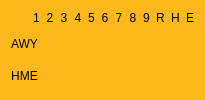
           <widget class="QFrame" name="verticalFrame_2">
            <property name="styleSheet">
             <string notr="true">font: 10pt &quot;Team-Captain&quot;;
background-color: rgb(255, 184, 28);
border-color: rgb(0, 0, 0);
border-style:inset;</string>
            </property>
            <layout class="QVBoxLayout" name="verticalLayout_2" stretch="1,2,2">
             <item>
              <layout class="QHBoxLayout" name="horizontalLayout_4" stretch="2,1,1,1,1,1,1,1,1,1,1,1,1">
               <item>
                <widget class="QLabel" name="blank">
                 <property name="styleSheet">
                  <string notr="true">font: 20pt &quot;Team-Captain&quot;;
background-color: rgb(255, 184, 28);
border-color: rgb(0, 0, 0);
border-style:inset;</string>
                 </property>
                 <property name="text">
                  <string/>
                 </property>
                 <property name="alignment">
                  <set>Qt::AlignCenter</set>
                 </property>
                </widget>
               </item>
               <item>
                <widget class="QLabel" name="st1">
                 <property name="styleSheet">
                  <string notr="true">font: 10pt &quot;Team-Captain&quot;;
background-color: rgb(255, 184, 28);
border-color: rgb(0, 0, 0);
border-style:inset;</string>
                 </property>
                 <property name="text">
                  <string>1</string>
                 </property>
                 <property name="alignment">
                  <set>Qt::AlignCenter</set>
                 </property>
                </widget>
               </item>
               <item>
                <widget class="QLabel" name="st2">
                 <property name="styleSheet">
                  <string notr="true">font: 10pt &quot;Team-Captain&quot;;
background-color: rgb(255, 184, 28);
border-color: rgb(0, 0, 0);
border-style:inset;</string>
                 </property>
                 <property name="text">
                  <string>2</string>
                 </property>
                 <property name="alignment">
                  <set>Qt::AlignCenter</set>
                 </property>
                </widget>
               </item>
               <item>
                <widget class="QLabel" name="st3">
                 <property name="styleSheet">
                  <string notr="true">font: 10pt &quot;Team-Captain&quot;;
background-color: rgb(255, 184, 28);
border-color: rgb(0, 0, 0);
border-style:inset;</string>
                 </property>
                 <property name="text">
                  <string>3</string>
                 </property>
                 <property name="alignment">
                  <set>Qt::AlignCenter</set>
                 </property>
                </widget>
               </item>
               <item>
                <widget class="QLabel" name="st4">
                 <property name="styleSheet">
                  <string notr="true">font: 10pt &quot;Team-Captain&quot;;
background-color: rgb(255, 184, 28);
border-color: rgb(0, 0, 0);
border-style:inset;</string>
                 </property>
                 <property name="text">
                  <string>4</string>
                 </property>
                 <property name="alignment">
                  <set>Qt::AlignCenter</set>
                 </property>
                </widget>
               </item>
               <item>
                <widget class="QLabel" name="st5">
                 <property name="styleSheet">
                  <string notr="true">font: 10pt &quot;Team-Captain&quot;;
background-color: rgb(255, 184, 28);
border-color: rgb(0, 0, 0);
border-style:inset;</string>
                 </property>
                 <property name="text">
                  <string>5</string>
                 </property>
                 <property name="alignment">
                  <set>Qt::AlignCenter</set>
                 </property>
                </widget>
               </item>
               <item>
                <widget class="QLabel" name="st6">
                 <property name="styleSheet">
                  <string notr="true">font: 10pt &quot;Team-Captain&quot;;
background-color: rgb(255, 184, 28);
border-color: rgb(0, 0, 0);
border-style:inset;</string>
                 </property>
                 <property name="text">
                  <string>6</string>
                 </property>
                 <property name="alignment">
                  <set>Qt::AlignCenter</set>
                 </property>
                </widget>
               </item>
               <item>
                <widget class="QLabel" name="st7">
                 <property name="styleSheet">
                  <string notr="true">font: 10pt &quot;Team-Captain&quot;;
background-color: rgb(255, 184, 28);
border-color: rgb(0, 0, 0);
border-style:inset;</string>
                 </property>
                 <property name="text">
                  <string>7</string>
                 </property>
                 <property name="alignment">
                  <set>Qt::AlignCenter</set>
                 </property>
                </widget>
               </item>
               <item>
                <widget class="QLabel" name="st8">
                 <property name="styleSheet">
                  <string notr="true">font: 10pt &quot;Team-Captain&quot;;
background-color: rgb(255, 184, 28);
border-color: rgb(0, 0, 0);
border-style:inset;</string>
                 </property>
                 <property name="text">
                  <string>8</string>
                 </property>
                 <property name="alignment">
                  <set>Qt::AlignCenter</set>
                 </property>
                </widget>
               </item>
               <item>
                <widget class="QLabel" name="st9">
                 <property name="styleSheet">
                  <string notr="true">font: 10pt &quot;Team-Captain&quot;;
background-color: rgb(255, 184, 28);
border-color: rgb(0, 0, 0);
border-style:inset;</string>
                 </property>
                 <property name="text">
                  <string>9</string>
                 </property>
                 <property name="alignment">
                  <set>Qt::AlignCenter</set>
                 </property>
                </widget>
               </item>
               <item>
                <widget class="QLabel" name="struns">
                 <property name="styleSheet">
                  <string notr="true">font: 10pt &quot;Team-Captain&quot;;
background-color: rgb(255, 184, 28);
border-color: rgb(0, 0, 0);
border-style:inset;</string>
                 </property>
                 <property name="text">
                  <string>R</string>
                 </property>
                 <property name="alignment">
                  <set>Qt::AlignCenter</set>
                 </property>
                </widget>
               </item>
               <item>
                <widget class="QLabel" name="sthits">
                 <property name="styleSheet">
                  <string notr="true">font: 10pt &quot;Team-Captain&quot;;
background-color: rgb(255, 184, 28);
border-color: rgb(0, 0, 0);
border-style:inset;</string>
                 </property>
                 <property name="text">
                  <string>H</string>
                 </property>
                 <property name="alignment">
                  <set>Qt::AlignCenter</set>
                 </property>
                </widget>
               </item>
               <item>
                <widget class="QLabel" name="sterrors">
                 <property name="styleSheet">
                  <string notr="true">font: 10pt &quot;Team-Captain&quot;;
background-color: rgb(255, 184, 28);
border-color: rgb(0, 0, 0);
border-style:inset;</string>
                 </property>
                 <property name="text">
                  <string>E</string>
                 </property>
                 <property name="alignment">
                  <set>Qt::AlignCenter</set>
                 </property>
                </widget>
               </item>
              </layout>
             </item>
             <item>
              <layout class="QHBoxLayout" name="horizontalLayout_5" stretch="2,1,1,1,1,1,1,1,1,1,1,1,1">
               <item>
                <widget class="QLabel" name="awy_board">
                 <property name="styleSheet">
                  <string notr="true">font: 20pt &quot;Team-Captain&quot;;
background-color: rgb(255, 184, 28);
border-color: rgb(0, 0, 0);
border-style:inset;</string>
                 </property>
                 <property name="text">
                  <string>AWY</string>
                 </property>
                 <property name="alignment">
                  <set>Qt::AlignCenter</set>
                 </property>
                </widget>
               </item>
               <item>
                <widget class="QLabel" name="away_1">
                 <property name="styleSheet">
                  <string notr="true">font: 10pt &quot;Team-Captain&quot;;
background-color: rgb(255, 184, 28);
border-color: rgb(0, 0, 0);
border-style:inset;</string>
                 </property>
                 <property name="text">
                  <string/>
                 </property>
                 <property name="alignment">
                  <set>Qt::AlignCenter</set>
                 </property>
                </widget>
               </item>
               <item>
                <widget class="QLabel" name="away_2">
                 <property name="styleSheet">
                  <string notr="true">font: 10pt &quot;Team-Captain&quot;;
background-color: rgb(255, 184, 28);
border-color: rgb(0, 0, 0);
border-style:inset;</string>
                 </property>
                 <property name="text">
                  <string/>
                 </property>
                 <property name="alignment">
                  <set>Qt::AlignCenter</set>
                 </property>
                </widget>
               </item>
               <item>
                <widget class="QLabel" name="away_3">
                 <property name="styleSheet">
                  <string notr="true">font: 10pt &quot;Team-Captain&quot;;
background-color: rgb(255, 184, 28);
border-color: rgb(0, 0, 0);
border-style:inset;</string>
                 </property>
                 <property name="text">
                  <string/>
                 </property>
                 <property name="alignment">
                  <set>Qt::AlignCenter</set>
                 </property>
                </widget>
               </item>
               <item>
                <widget class="QLabel" name="away_4">
                 <property name="styleSheet">
                  <string notr="true">font: 10pt &quot;Team-Captain&quot;;
background-color: rgb(255, 184, 28);
border-color: rgb(0, 0, 0);
border-style:inset;</string>
                 </property>
                 <property name="text">
                  <string/>
                 </property>
                 <property name="alignment">
                  <set>Qt::AlignCenter</set>
                 </property>
                </widget>
               </item>
               <item>
                <widget class="QLabel" name="away_5">
                 <property name="styleSheet">
                  <string notr="true">font: 10pt &quot;Team-Captain&quot;;
background-color: rgb(255, 184, 28);
border-color: rgb(0, 0, 0);
border-style:inset;</string>
                 </property>
                 <property name="text">
                  <string/>
                 </property>
                 <property name="alignment">
                  <set>Qt::AlignCenter</set>
                 </property>
                </widget>
               </item>
               <item>
                <widget class="QLabel" name="away_6">
                 <property name="styleSheet">
                  <string notr="true">font: 10pt &quot;Team-Captain&quot;;
background-color: rgb(255, 184, 28);
border-color: rgb(0, 0, 0);
border-style:inset;</string>
                 </property>
                 <property name="text">
                  <string/>
                 </property>
                 <property name="alignment">
                  <set>Qt::AlignCenter</set>
                 </property>
                </widget>
               </item>
               <item>
                <widget class="QLabel" name="away_7">
                 <property name="styleSheet">
                  <string notr="true">font: 10pt &quot;Team-Captain&quot;;
background-color: rgb(255, 184, 28);
border-color: rgb(0, 0, 0);
border-style:inset;</string>
                 </property>
                 <property name="text">
                  <string/>
                 </property>
                 <property name="alignment">
                  <set>Qt::AlignCenter</set>
                 </property>
                </widget>
               </item>
               <item>
                <widget class="QLabel" name="away_8">
                 <property name="styleSheet">
                  <string notr="true">font: 10pt &quot;Team-Captain&quot;;
background-color: rgb(255, 184, 28);
border-color: rgb(0, 0, 0);
border-style:inset;</string>
                 </property>
                 <property name="text">
                  <string/>
                 </property>
                 <property name="alignment">
                  <set>Qt::AlignCenter</set>
                 </property>
                </widget>
               </item>
               <item>
                <widget class="QLabel" name="away_9">
                 <property name="styleSheet">
                  <string notr="true">font: 10pt &quot;Team-Captain&quot;;
background-color: rgb(255, 184, 28);
border-color: rgb(0, 0, 0);
border-style:inset;</string>
                 </property>
                 <property name="text">
                  <string/>
                 </property>
                 <property name="alignment">
                  <set>Qt::AlignCenter</set>
                 </property>
                </widget>
               </item>
               <item>
                <widget class="QLabel" name="away_runs">
                 <property name="styleSheet">
                  <string notr="true">font: 10pt &quot;Team-Captain&quot;;
background-color: rgb(255, 184, 28);
border-color: rgb(0, 0, 0);
border-style:inset;</string>
                 </property>
                 <property name="text">
                  <string/>
                 </property>
                 <property name="alignment">
                  <set>Qt::AlignCenter</set>
                 </property>
                </widget>
               </item>
               <item>
                <widget class="QLabel" name="away_hits">
                 <property name="styleSheet">
                  <string notr="true">font: 10pt &quot;Team-Captain&quot;;
background-color: rgb(255, 184, 28);
border-color: rgb(0, 0, 0);
border-style:inset;</string>
                 </property>
                 <property name="text">
                  <string/>
                 </property>
                 <property name="alignment">
                  <set>Qt::AlignCenter</set>
                 </property>
                </widget>
               </item>
               <item>
                <widget class="QLabel" name="away_erros">
                 <property name="styleSheet">
                  <string notr="true">font: 10pt &quot;Team-Captain&quot;;
background-color: rgb(255, 184, 28);
border-color: rgb(0, 0, 0);
border-style:inset;</string>
                 </property>
                 <property name="text">
                  <string/>
                 </property>
                 <property name="alignment">
                  <set>Qt::AlignCenter</set>
                 </property>
                </widget>
               </item>
              </layout>
             </item>
             <item>
              <layout class="QHBoxLayout" name="horizontalLayout_6" stretch="2,1,1,1,1,1,1,1,1,1,1,1,1">
               <item>
                <widget class="QLabel" name="awy_board_2">
                 <property name="styleSheet">
                  <string notr="true">font: 20pt &quot;Team-Captain&quot;;
background-color: rgb(255, 184, 28);
border-color: rgb(0, 0, 0);
border-style:inset;</string>
                 </property>
                 <property name="text">
                  <string>HME</string>
                 </property>
                 <property name="alignment">
                  <set>Qt::AlignCenter</set>
                 </property>
                </widget>
               </item>
               <item>
                <widget class="QLabel" name="home_1">
                 <property name="styleSheet">
                  <string notr="true">font: 10pt &quot;Team-Captain&quot;;
background-color: rgb(255, 184, 28);
border-color: rgb(0, 0, 0);
border-style:inset;</string>
                 </property>
                 <property name="text">
                  <string/>
                 </property>
                 <property name="alignment">
                  <set>Qt::AlignCenter</set>
                 </property>
                </widget>
               </item>
               <item>
                <widget class="QLabel" name="home_2">
                 <property name="styleSheet">
                  <string notr="true">font: 10pt &quot;Team-Captain&quot;;
background-color: rgb(255, 184, 28);
border-color: rgb(0, 0, 0);
border-style:inset;</string>
                 </property>
                 <property name="text">
                  <string/>
                 </property>
                 <property name="alignment">
                  <set>Qt::AlignCenter</set>
                 </property>
                </widget>
               </item>
               <item>
                <widget class="QLabel" name="home_3">
                 <property name="styleSheet">
                  <string notr="true">font: 10pt &quot;Team-Captain&quot;;
background-color: rgb(255, 184, 28);
border-color: rgb(0, 0, 0);
border-style:inset;</string>
                 </property>
                 <property name="text">
                  <string/>
                 </property>
                 <property name="alignment">
                  <set>Qt::AlignCenter</set>
                 </property>
                </widget>
               </item>
               <item>
                <widget class="QLabel" name="home_4">
                 <property name="styleSheet">
                  <string notr="true">font: 10pt &quot;Team-Captain&quot;;
background-color: rgb(255, 184, 28);
border-color: rgb(0, 0, 0);
border-style:inset;</string>
                 </property>
                 <property name="text">
                  <string/>
                 </property>
                 <property name="alignment">
                  <set>Qt::AlignCenter</set>
                 </property>
                </widget>
               </item>
               <item>
                <widget class="QLabel" name="home_5">
                 <property name="styleSheet">
                  <string notr="true">font: 10pt &quot;Team-Captain&quot;;
background-color: rgb(255, 184, 28);
border-color: rgb(0, 0, 0);
border-style:inset;</string>
                 </property>
                 <property name="text">
                  <string/>
                 </property>
                 <property name="alignment">
                  <set>Qt::AlignCenter</set>
                 </property>
                </widget>
               </item>
               <item>
                <widget class="QLabel" name="home_6">
                 <property name="styleSheet">
                  <string notr="true">font: 10pt &quot;Team-Captain&quot;;
background-color: rgb(255, 184, 28);
border-color: rgb(0, 0, 0);
border-style:inset;</string>
                 </property>
                 <property name="text">
                  <string/>
                 </property>
                 <property name="alignment">
                  <set>Qt::AlignCenter</set>
                 </property>
                </widget>
               </item>
               <item>
                <widget class="QLabel" name="home_7">
                 <property name="styleSheet">
                  <string notr="true">font: 10pt &quot;Team-Captain&quot;;
background-color: rgb(255, 184, 28);
border-color: rgb(0, 0, 0);
border-style:inset;</string>
                 </property>
                 <property name="text">
                  <string/>
                 </property>
                 <property name="alignment">
                  <set>Qt::AlignCenter</set>
                 </property>
                </widget>
               </item>
               <item>
                <widget class="QLabel" name="home_8">
                 <property name="styleSheet">
                  <string notr="true">font: 10pt &quot;Team-Captain&quot;;
background-color: rgb(255, 184, 28);
border-color: rgb(0, 0, 0);
border-style:inset;</string>
                 </property>
                 <property name="text">
                  <string/>
                 </property>
                 <property name="alignment">
                  <set>Qt::AlignCenter</set>
                 </property>
                </widget>
               </item>
               <item>
                <widget class="QLabel" name="home_9">
                 <property name="styleSheet">
                  <string notr="true">font: 10pt &quot;Team-Captain&quot;;
background-color: rgb(255, 184, 28);
border-color: rgb(0, 0, 0);
border-style:inset;</string>
                 </property>
                 <property name="text">
                  <string/>
                 </property>
                 <property name="alignment">
                  <set>Qt::AlignCenter</set>
                 </property>
                </widget>
               </item>
               <item>
                <widget class="QLabel" name="home_runs">
                 <property name="styleSheet">
                  <string notr="true">font: 10pt &quot;Team-Captain&quot;;
background-color: rgb(255, 184, 28);
border-color: rgb(0, 0, 0);
border-style:inset;</string>
                 </property>
                 <property name="text">
                  <string/>
                 </property>
                 <property name="alignment">
                  <set>Qt::AlignCenter</set>
                 </property>
                </widget>
               </item>
               <item>
                <widget class="QLabel" name="home_hits">
                 <property name="styleSheet">
                  <string notr="true">font: 10pt &quot;Team-Captain&quot;;
background-color: rgb(255, 184, 28);
border-color: rgb(0, 0, 0);
border-style:inset;</string>
                 </property>
                 <property name="text">
                  <string/>
                 </property>
                 <property name="alignment">
                  <set>Qt::AlignCenter</set>
                 </property>
                </widget>
               </item>
               <item>
                <widget class="QLabel" name="home_errors">
                 <property name="styleSheet">
                  <string notr="true">font: 10pt &quot;Team-Captain&quot;;
background-color: rgb(255, 184, 28);
border-color: rgb(0, 0, 0);
border-style:inset;</string>
                 </property>
                 <property name="text">
                  <string/>
                 </property>
                 <property name="alignment">
                  <set>Qt::AlignCenter</set>
                 </property>
                </widget>
               </item>
              </layout>
             </item>
            </layout>
           </widget>
